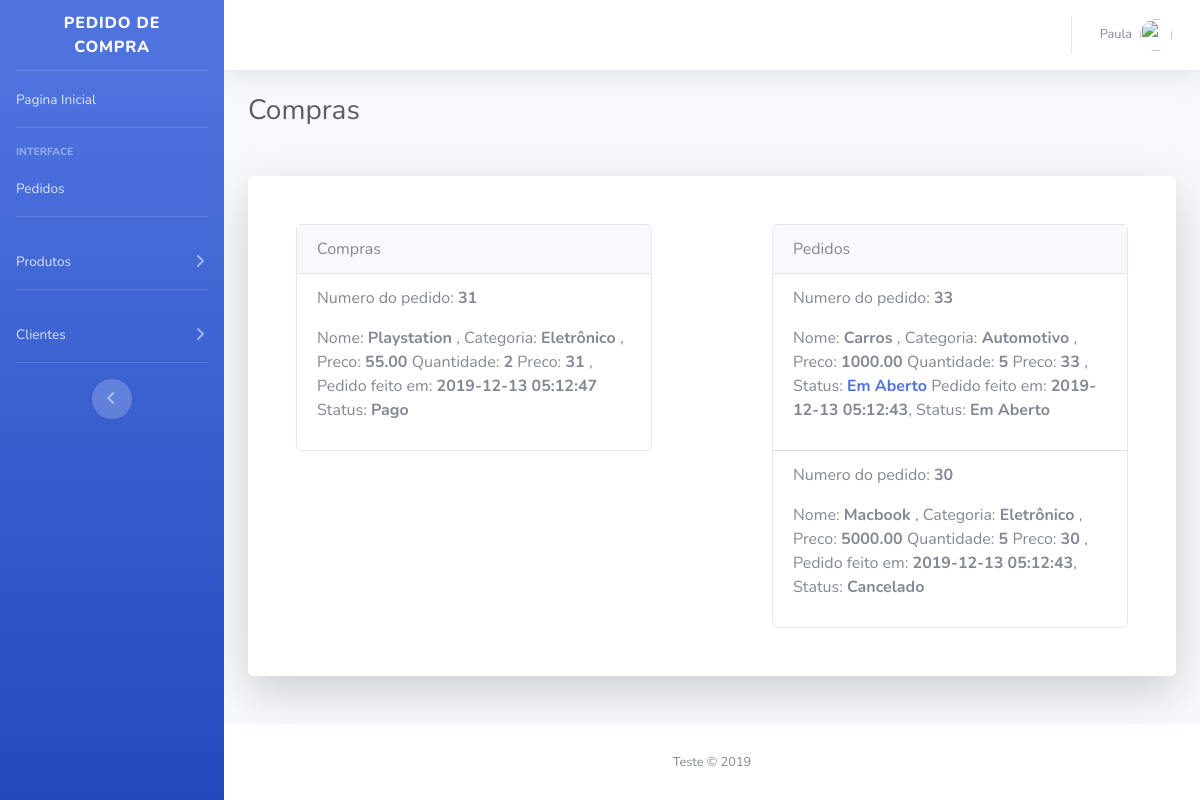
The page /compra (signed in) on the database its author committed.
### tables this page shows
CREATE TABLE `produtos` (
  `Id` int(11) NOT NULL AUTO_INCREMENT,
  `nome` varchar(255) DEFAULT NULL,
  `categoria_id` int(11) NOT NULL DEFAULT '0',
  `preco` decimal(10,2) NOT NULL DEFAULT '0.00',
  `cliente_id` int(11) NOT NULL,
  `criado_em` datetime DEFAULT NULL,
  PRIMARY KEY (`Id`),
  KEY `produtos_ibfk_2` (`cliente_id`),
  KEY `produtos_ibfk_1` (`categoria_id`),
  CONSTRAINT `produtos_ibfk_1` FOREIGN KEY (`categoria_id`) REFERENCES `categorias` (`Id`) ON DELETE CASCADE ON UPDATE CASCADE,
  CONSTRAINT `produtos_ibfk_2` FOREIGN KEY (`cliente_id`) REFERENCES `clientes` (`Id`) ON DELETE CASCADE ON UPDATE CASCADE
);

CREATE TABLE `compras` (
  `Id` int(11) NOT NULL AUTO_INCREMENT,
  `produto_id` int(11) NOT NULL DEFAULT '0',
  `cliente_id` int(11) NOT NULL DEFAULT '0',
  `quantidade` int(11) DEFAULT NULL,
  `status` varchar(255) DEFAULT '2',
  `criado_em` datetime DEFAULT NULL,
  `total` double DEFAULT NULL,
  PRIMARY KEY (`Id`),
  KEY `cliente_id` (`cliente_id`),
  KEY `compras_ibfk_1` (`produto_id`),
  CONSTRAINT `compras_ibfk_1` FOREIGN KEY (`produto_id`) REFERENCES `produtos` (`Id`) ON DELETE CASCADE ON UPDATE CASCADE,
  CONSTRAINT `compras_ibfk_2` FOREIGN KEY (`cliente_id`) REFERENCES `clientes` (`Id`) ON DELETE CASCADE ON UPDATE CASCADE
);

CREATE TABLE `categorias` (
  `Id` int(11) NOT NULL AUTO_INCREMENT,
  `nome` varchar(255) DEFAULT NULL,
  PRIMARY KEY (`Id`)
);

### core/bootstrap.php (called while the page is built, shortened)
<?php
function view($name, $data = []){
    if(strstr( $name, '.' )){
        $name = explode('.', $name);
        $name = implode('/', $name);
    }
    extract($data);
    return require "app/views/{$name}.view.php";
}

### app/controllers/CompraController.php (called while the page is built, shortened)
<?php
class CompraController{
   public function home(){
       $compra = new Compra;
       $compras =  $compra->listarTodasCompras(1);
       $pedidos =  $compra->listarTodasCompras(2);
        return view('sistema.pedidoCompra', compact('compras', 'pedidos'));
    }
}

### core/Router.php (called while the page is built, shortened)
<?php
class Router {
    public $routes = [
        'GET' => [],
        'POST' => []
    ];
    public function get($uri, $controller){
        $this->routes['GET'][$uri] = $controller;
    }
    public function post($uri, $controller){
        $this->routes['POST'][$uri] = $controller;
    }
    public function direct($uri, $requestType){
        if(array_key_exists($uri, $this->routes[$requestType])){
            $controller = explode('@', $this->routes[$requestType][$uri])[0];
            $action = explode('@', $this->routes[$requestType][$uri])[1];
            return $this->callAction($controller, $action);
        }
        throw new \Exception('Nenhuma rota selecionada para essa URL');
    }
    protected function callAction($controller, $action){
        $controller = new $controller;
        $middleware = $controller->auth();
        if(isset($_SESSION['usuario']['login']) && $_SESSION['usuario']['login'] == true){
            if($middleware['auth']['restrict_for'] == '*'){
                return $controller->$action();
            }
        }
    }
}

### index.php (called while the page is built, shortened)
<?php
require 'core/bootstrap.php';
Router::load('app/routes.php')->direct(Request::uri(), Request::method());

### app/models/Compra.php (called while the page is built, shortened)
<?php
class Compra {
    private $id;
    private $produto;
    private $quantidade;
    private $criado_em;
    private $status;
    public function __construct($id = null, Produto $produto = null, Cliente $cliente = null, $quantidade = 1, $criado_em = null, $status = 2) {
        $this->id = $id;
        $this->produto = $produto;
        $this->quantidade = $quantidade;
        $this->status= $status;
        $this->criado_em = date('y-m-d h:m:s');
    }
    public function getId(){
		return $this->id;
	}
	public function setId($id){
		$this->id = $id;
	}
	public function getProduto(){
		return $this->produto;
	}
	public function setProduto($produto){
		$this->produto = $produto;
	}
	public function getQuantidade(){
		return $this->quantidade;
	}
	public function setQuantidade($quantidade){
		$this->quantidade = $quantidade;
	}
	public function getCriado_em(){
		return $this->criado_em;
	}
	public function setCriado_em($criado_em){
		$this->criado_em = $criado_em;
	}
	public function getStatus(){
        switch($this->status){
            case 1:
                $status = 'Pago';
            break;
            case 2:
                $status = 'Em Aberto';
            break;
            case 0:
                $status = 'Cancelado';
            break;
        }
		return $status;
    }
	public function setStatus($status){
		$this->status = $status;
    }
    public function listarTodasCompras($tipo){
        $sql['sql']   = 'select com.Id as compra_id, com.quantidade, com.status, com.criado_em as compra_feita_em, ';
        $sql['sql']  .= 'p.nome as produto_nome, p.id as produto_id, ';
        $sql['sql']  .= 'cat.Id as categoria_id, cat.nome as categoria_nome, p.preco, com.total ';
        $sql['sql']  .= 'from produtos as p ';
        $sql['sql']  .= 'inner join compras as com on(com.produto_id = p.Id) ';
        $sql['sql']  .= 'inner join clientes as cli on(com.cliente_id = com.cliente_id) ';
        $sql['sql']  .= 'inner join categorias as cat on(p.categoria_id = cat.Id) ';
        if($tipo == 1 ){
            $sql['sql']  .= 'where com.cliente_id = :cliente_id';
        }else{
            $sql['sql']  .= 'where p.cliente_id = :cliente_id';
        }
        $sql['sql']  .= ' group by com.id ';
        $sql['sql']  .= 'order by com.criado_em, com.status desc ';
        $sql['bind_sql']['cliente_id'] = $_SESSION['usuario']['cliente_id'];
        $compras = false;
        try{
                 if($row = App::get('database')->select($sql)){
                    foreach($row as $row){
                        $produto = new Produto;
                        $categoria = new Categoria;
                        $compra = new Compra;
                        $compra->setId($row->compra_id);
                        $produto->setId($row->produto_id);
                        $produto->setNome($row->produto_nome);
                        $produto->setPreco($row->preco);
                        $categoria->setId($row->categoria_id);
                        $categoria->setNome($row->categoria_nome);
                        $produto->setCategoria($categoria);
                        $compra->setProduto($produto);
                        $compra->setQuantidade($row->quantidade);
                        $compra->setStatus($row->status);
                        $compra->setTotal($row->total);
                        $compra->setCriado_em($row->compra_feita_em);
                        $compras[] = $compra;
                    }
                }else{
                    return false;
                }
        }catch(Exception $e){
            return "ops houve um erro na query".$sql['sql'];
        }
        return $compras;
    }
}
?>

### core/database/QueryBuilder.php (called while the page is built, shortened)
<?php
class QueryBuilder{
    protected $pdo;
    public function __construct($pdo){
        $this->pdo = $pdo;
    }
    public function select($sql){
        $statement = $this->pdo->prepare($sql['sql']);
        if(isset($sql['bind_sql'])){
            $statement->execute($sql['bind_sql']);
        }else{
            $statement->execute();
        }
        return $statement->fetchAll(PDO::FETCH_CLASS);
    }
}
?>

### core/App.php (called while the page is built, shortened)
<?php
class App{
    protected static $registry = [];
    public static function bind($key, $value)
    {
        static::$registry[$key] = $value;
    }
    public static function get($key)
    {
        return static::$registry[$key];
    }
}

### app/models/Produto.php (called while the page is built, shortened)
<?php
class Produto{
    private $id;
    private $nome;
    private $categoria;
    private $preco;
    public function __construct($id = null, $nome = null, Categoria $categoria = null,
                                $preco = null, Cliente $cliente = null, $criado_em = null){
         $this->id = $id;
         $this->nome = $nome;
         $this->preco = $preco;
         $this->categoria = $categoria;
    }
    public function getId(){
		return $this->id;
	}
	public function setId($id){
		$this->id = $id;
	}
	public function getNome(){
		return $this->nome;
	}
	public function setNome($nome){
		$this->nome = $nome;
	}
	public function getCategoria(){
		return $this->categoria;
	}
	public function setCategoria(Categoria $categoria){
		$this->categoria = $categoria;
	}
	public function getPreco(){
		return $this->preco;
	}
	public function setPreco($preco){
		$this->preco = $preco;
	}
}
?>

### app/models/Categoria.php (called while the page is built, shortened)
<?php
class Categoria{
    public function getNome(){
		return $this->Nome;
	}
	public function setNome($Nome){
		$this->Nome = $Nome;
    }
}

### app/views/sistema/pedidoCompra.view.php (the view, shortened to what this page needs)
<?php
  include('layout/header.php');
?>
<div class="container-fluid">
<h1 class="h3 mb-4 text-gray-800">Compras</h1>
<div id='background' class="card o-hidden border-0 shadow-lg my-5">
<div class="card-body p-0">
  <div class="row">
    <div class="col-lg-6 col-sm-12">
      <div class="p-5">
          <div class="card">
          <div class="card-header">
            Compras
          </div>
          <ul id='compra' class="list-group list-group-flush">
          <?php if(isset($compras) && $compras): ?>
            <?php foreach($compras as $c): ?>
              <li class="list-group-item">
                <p>Numero do pedido: <b> <?=$c->getId();?></b></p>
                <p>Nome: <b> <?=$c->getProduto()->getNome();?> </b>, Categoria: <b>  <?=$c->getProduto()->getCategoria()->getNome();?> </b>,
               Preco: <b> <?=$c->getProduto()->getPreco();?> </b> Quantidade: <b>  <?=$c->getQuantidade();?> </b> Preco: <b> <?=$c->getId();?> </b>,
                Pedido feito em: <b><?=$c->getCriado_em();?></b>
                Status: <b><?=$c->getStatus();?></b></p>
               </li>
            <?php endforeach;?>
            <?php else: ?>
          <li class="list-group-item">
            <p>Não existe compras no momento</p>
          </li>
        <?php endif; ?>
          </ul>
        </div>
      </div>
    </div>
    <div class="col-lg-6 col-sm-12">
      <div class="p-5">
      <div class="card">
        <div class="card-header">
          Pedidos
        </div>
        <ul id='pedido' class="list-group list-group-flush">
        <?php if(isset($pedidos) && $pedidos): ?>
            <?php foreach($pedidos as $p): ?>
            <li class="list-group-item">
                <p>Numero do pedido: <b> <?=$p->getId();?></b></p>
                <p>Nome: <b> <?=$p->getProduto()->getNome();?> </b>, Categoria: <b>  <?=$p->getProduto()->getCategoria()->getNome();?> </b>,
               Preco: <b> <?=$p->getProduto()->getPreco();?> </b> Quantidade: <b>  <?=$p->getQuantidade();?> </b> Preco: <b> <?=$p->getId();?> </b>,
               <?php if($p->getStatus() == "Em Aberto"): ?>
                    Status: <a href="#" title="Clique aqui para alterar o status do pedido"
                    data-toggle="modal" onclick="editarCompra(this)" data-status="<?=$p->getStatus();?>" data-target="#statusModal"
                    data-quantidade="<?=$p->getQuantidade();?>"
                    data-compra_id="<?=$p->getId();?>"
                    data-produto_id="<?=$p->getProduto()->getId();?>" > <b><?=$p->getStatus();?></b></a>
                <?php endif; ?>
                Pedido feito em: <b><?=$p->getCriado_em();?></b>,
                 Status: <b><?=$p->getStatus();?></b></p>
               </li>
            <?php endforeach; ?>
            <?php else: ?>
          <li class="list-group-item">
            <p>Não existe pedidos no momento</p>
          </li>
        <?php endif; ?>
        </ul>
      </div>
      </div>
    </div>
  </div>
</div>
</div>
</div>
<?php
    include_once('layout/footer.php');
?>

### app/views/sistema/layout/header.php (shortened to what this page needs)
<!DOCTYPE html>
<html lang="pt-br">
<head>
  <link href="vendor/theme/fontawesome-free/css/all.min.css" rel="stylesheet" type="text/css">
  <link href="public/css/sb-admin-2.min.css" rel="stylesheet">
</head>
<body id="page-top">
<?php
    include_once 'menu.php';
?>

### app/views/sistema/layout/menu.php (shortened to what this page needs)
<div id="wrapper">
  <ul class="navbar-nav bg-gradient-primary sidebar sidebar-dark accordion" id="accordionSidebar">
    <a class="sidebar-brand d-flex align-items-center justify-content-center" href="compra">
      <div class="sidebar-brand-text mx-3">Pedido de compra</div>
    </a>
    <hr class="sidebar-divider my-0">
    <li class="nav-item">
      <a class="nav-link" href="loja">
        <span>Pagina Inicial</span></a>
    </li>
    <hr class="sidebar-divider">
    <div class="sidebar-heading">
      Interface
    </div>
    <li class="nav-item">
      <a class="nav-link" href="compra">
        <span>Pedidos</span></a>
    </li>
    <hr class="sidebar-divider d-none d-md-block">
    <li class="nav-item">
      <a class="nav-link collapsed" href="#" data-toggle="collapse" data-target="#collapseTwo" aria-expanded="true" aria-controls="collapseTwo">
        <span>Produtos</span>
      </a>
    </li>
    <hr class="sidebar-divider">
    <li class="nav-item">
      <a class="nav-link collapsed" href="#" data-toggle="collapse" data-target="#collapseThree" aria-expanded="true" aria-controls="collapseTwo">
        <span>Clientes</span>
      </a>
    </li>
    <hr class="sidebar-divider d-none d-md-block">
    <div class="text-center d-none d-md-inline">
      <button class="rounded-circle border-0" id="sidebarToggle"></button>
    </div>
  </ul>
  <div id="content-wrapper" class="d-flex flex-column">
    <div id="content">
      <nav class="navbar navbar-expand navbar-light bg-white topbar mb-4 static-top shadow">
        <ul class="navbar-nav ml-auto">
          <li class="nav-item dropdown no-arrow">
            <a class="nav-link dropdown-toggle" href="#" id="userDropdown" role="button" data-toggle="dropdown" aria-haspopup="true" aria-expanded="false">
              <span class="mr-2 d-none d-lg-inline text-gray-600 small"><?=$_SESSION['usuario']['nome']?></span>
              <img class="img-profile rounded-circle" src="https://source.unsplash.com/QAB-WJcbgJk/60x60">
            </a>
          </li>
        </ul>
      </nav>

### app/views/sistema/layout/footer.php (shortened to what this page needs)
</div>
      <footer class="sticky-footer bg-white">
        <div class="container my-auto">
          <div class="copyright text-center my-auto">
            <span>Teste &copy; 2019</span>
          </div>
        </div>
      </footer>
    </div>
  </div>
</body>
</html>

### rows shown on the page
produtos: compras.Id "31", nome "Playstation", categoria.nome "Eletrônico", preco "55.00", compras.quantidade "2", compras.criado_em "2019-12-13 05:12:47", compras.status "Pago"
produtos: compras.Id "33", nome "Carros", categoria.nome "Automotivo", preco "1000.00", compras.quantidade "5", compras.status "Em Aberto", compras.criado_em "2019-12-13 05:12:43"
produtos: compras.Id "30", nome "Macbook", categoria.nome "Eletrônico", preco "5000.00", compras.quantidade "5", compras.criado_em "2019-12-13 05:12:43", compras.status "Cancelado"

### other values the page prints
$_SESSION['usuario']['nome'] "Paula"
